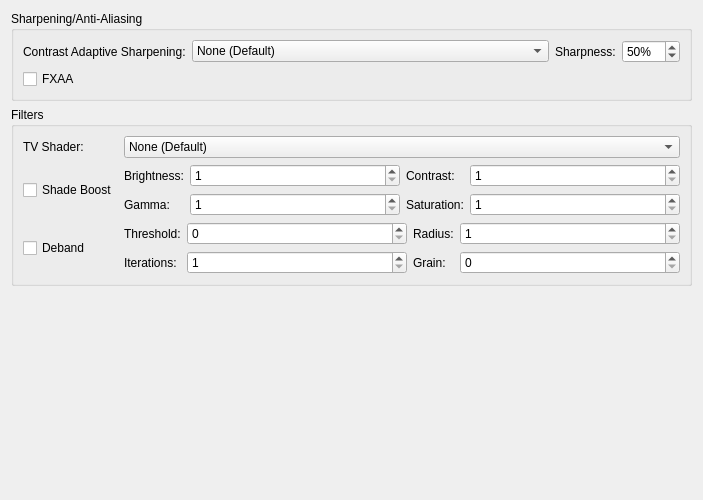
<?xml version="1.0" encoding="UTF-8"?>
<ui version="4.0">
 <class>GraphicsPostProcessingSettingsTab</class>
 <widget class="QWidget" name="GraphicsPostProcessingSettingsTab">
  <property name="geometry">
   <rect>
    <x>0</x>
    <y>0</y>
    <width>703</width>
    <height>500</height>
   </rect>
  </property>
  <property name="windowTitle">
   <string/>
  </property>
  <layout class="QVBoxLayout" name="verticalLayout">
   <item>
    <widget class="QGroupBox" name="sharpeningGroup">
     <property name="title">
      <string>Sharpening/Anti-Aliasing</string>
     </property>
     <layout class="QFormLayout" name="formLayout_2">
      <item row="0" column="0">
       <widget class="QLabel" name="casModeLabel">
        <property name="text">
         <string extracomment="You might find an official translation for this on AMD's website (Spanish version linked): https://www.amd.com/es/technologies/radeon-software-fidelityfx">Contrast Adaptive Sharpening:</string>
        </property>
        <property name="buddy">
         <cstring>casMode</cstring>
        </property>
       </widget>
      </item>
      <item row="0" column="1">
       <layout class="QHBoxLayout" name="casLayout" stretch="1,0">
        <item>
         <widget class="QComboBox" name="casMode">
          <property name="sizePolicy">
           <sizepolicy hsizetype="Ignored" vsizetype="Fixed">
            <horstretch>0</horstretch>
            <verstretch>0</verstretch>
           </sizepolicy>
          </property>
          <item>
           <property name="text">
            <string>None (Default)</string>
           </property>
          </item>
          <item>
           <property name="text">
            <string>Sharpen Only (Internal Resolution)</string>
           </property>
          </item>
          <item>
           <property name="text">
            <string>Sharpen and Resize (Display Resolution)</string>
           </property>
          </item>
         </widget>
        </item>
        <item>
         <layout class="QHBoxLayout" name="sharpnessLayout">
          <item>
           <widget class="QLabel" name="casSharpnessLabel">
            <property name="text">
             <string>Sharpness:</string>
            </property>
            <property name="buddy">
             <cstring>casSharpness</cstring>
            </property>
           </widget>
          </item>
          <item>
           <widget class="QSpinBox" name="casSharpness">
            <property name="suffix">
             <string extracomment="Percentage sign that will appear next to a number. Add a space or whatever is needed before depending on your language.">%</string>
            </property>
            <property name="maximum">
             <number>100</number>
            </property>
            <property name="value">
             <number>50</number>
            </property>
           </widget>
          </item>
         </layout>
        </item>
       </layout>
      </item>
      <item row="1" column="0" colspan="2">
       <widget class="QCheckBox" name="fxaa">
        <property name="text">
         <string>FXAA</string>
        </property>
       </widget>
      </item>
     </layout>
    </widget>
   </item>
   <item>
    <widget class="QGroupBox" name="filtersLayout">
     <property name="title">
      <string>Filters</string>
     </property>
     <layout class="QGridLayout" name="gridLayout_4">
      <item row="1" column="0">
       <widget class="QCheckBox" name="shadeBoost">
        <property name="text">
         <string>Shade Boost</string>
        </property>
       </widget>
      </item>
      <item row="1" column="1">
       <layout class="QGridLayout" name="gridLayout" columnstretch="0,1,0,1">
        <item row="0" column="0">
         <widget class="QLabel" name="brightnessLabel">
          <property name="text">
           <string>Brightness:</string>
          </property>
          <property name="buddy">
           <cstring>shadeBoostBrightness</cstring>
          </property>
         </widget>
        </item>
        <item row="0" column="3">
         <widget class="QSpinBox" name="shadeBoostContrast">
          <property name="minimum">
           <number>1</number>
          </property>
          <property name="maximum">
           <number>100</number>
          </property>
         </widget>
        </item>
        <item row="0" column="2">
         <widget class="QLabel" name="contrastLabel">
          <property name="text">
           <string>Contrast:</string>
          </property>
          <property name="buddy">
           <cstring>shadeBoostContrast</cstring>
          </property>
         </widget>
        </item>
        <item row="0" column="1">
         <widget class="QSpinBox" name="shadeBoostBrightness">
          <property name="minimum">
           <number>1</number>
          </property>
          <property name="maximum">
           <number>100</number>
          </property>
         </widget>
        </item>
        <item row="1" column="0">
         <widget class="QLabel" name="gammaLabel">
          <property name="text">
           <string>Gamma:</string>
          </property>
          <property name="buddy">
           <cstring>shadeBoostGamma</cstring>
          </property>
         </widget>
        </item>
        <item row="1" column="1">
         <widget class="QSpinBox" name="shadeBoostGamma">
          <property name="minimum">
           <number>1</number>
          </property>
          <property name="maximum">
           <number>100</number>
          </property>
         </widget>
        </item>
        <item row="1" column="2">
         <widget class="QLabel" name="saturationLabel">
          <property name="text">
           <string>Saturation:</string>
          </property>
          <property name="buddy">
           <cstring>shadeBoostSaturation</cstring>
          </property>
         </widget>
        </item>
        <item row="1" column="3">
         <widget class="QSpinBox" name="shadeBoostSaturation">
          <property name="minimum">
           <number>1</number>
          </property>
          <property name="maximum">
           <number>100</number>
          </property>
         </widget>
        </item>
       </layout>
      </item>
      <item row="2" column="0">
       <widget class="QCheckBox" name="deband">
        <property name="text">
         <string>Deband</string>
        </property>
       </widget>
      </item>
      <item row="2" column="1">
       <layout class="QGridLayout" name="gridLayoutDeband" columnstretch="0,1,0,1">
        <item row="0" column="0">
         <widget class="QLabel" name="debandThresholdLabel">
          <property name="text">
           <string>Threshold:</string>
          </property>
          <property name="buddy">
           <cstring>debandThreshold</cstring>
          </property>
         </widget>
        </item>
        <item row="0" column="1">
         <widget class="QSpinBox" name="debandThreshold">
          <property name="minimum">
           <number>0</number>
          </property>
          <property name="maximum">
           <number>100</number>
          </property>
         </widget>
        </item>
        <item row="0" column="2">
         <widget class="QLabel" name="debandRadiusLabel">
          <property name="text">
           <string>Radius:</string>
          </property>
          <property name="buddy">
           <cstring>debandRadius</cstring>
          </property>
         </widget>
        </item>
        <item row="0" column="3">
         <widget class="QSpinBox" name="debandRadius">
          <property name="minimum">
           <number>1</number>
          </property>
          <property name="maximum">
           <number>64</number>
          </property>
         </widget>
        </item>
        <item row="1" column="0">
         <widget class="QLabel" name="debandIterationsLabel">
          <property name="text">
           <string>Iterations:</string>
          </property>
          <property name="buddy">
           <cstring>debandIterations</cstring>
          </property>
         </widget>
        </item>
        <item row="1" column="1">
         <widget class="QSpinBox" name="debandIterations">
          <property name="minimum">
           <number>1</number>
          </property>
          <property name="maximum">
           <number>8</number>
          </property>
         </widget>
        </item>
        <item row="1" column="2">
         <widget class="QLabel" name="debandGrainLabel">
          <property name="text">
           <string>Grain:</string>
          </property>
          <property name="buddy">
           <cstring>debandGrain</cstring>
          </property>
         </widget>
        </item>
        <item row="1" column="3">
         <widget class="QSpinBox" name="debandGrain">
          <property name="minimum">
           <number>0</number>
          </property>
          <property name="maximum">
           <number>100</number>
          </property>
         </widget>
        </item>
       </layout>
      </item>
      <item row="0" column="0">
       <widget class="QLabel" name="tvShaderLabel">
        <property name="text">
         <string>TV Shader:</string>
        </property>
        <property name="buddy">
         <cstring>tvShader</cstring>
        </property>
       </widget>
      </item>
      <item row="0" column="1">
       <widget class="QComboBox" name="tvShader">
        <item>
         <property name="text">
          <string>None (Default)</string>
         </property>
        </item>
        <item>
         <property name="text">
          <string>Scanline Filter</string>
         </property>
        </item>
        <item>
         <property name="text">
          <string>Diagonal Filter</string>
         </property>
        </item>
        <item>
         <property name="text">
          <string>Triangular Filter</string>
         </property>
        </item>
        <item>
         <property name="text">
          <string>Wave Filter</string>
         </property>
        </item>
        <item>
         <property name="text">
          <string extracomment="Lottes = Timothy Lottes, the creator of the shader filter. Leave as-is. CRT= Cathode Ray Tube, an old type of television technology.">Lottes CRT</string>
         </property>
        </item>
        <item>
         <property name="text">
          <string>4xRGSS downsampling (4x Rotated Grid SuperSampling)</string>
         </property>
        </item>
        <item>
         <property name="text">
          <string>NxAGSS downsampling (Nx Automatic Grid SuperSampling)</string>
         </property>
        </item>
       </widget>
      </item>
     </layout>
    </widget>
   </item>
   <item>
    <spacer name="verticalSpacer">
     <property name="orientation">
      <enum>Qt::Orientation::Vertical</enum>
     </property>
     <property name="sizeHint" stdset="0">
      <size>
       <width>20</width>
       <height>0</height>
      </size>
     </property>
    </spacer>
   </item>
  </layout>
 </widget>
 <tabstops>
  <tabstop>casMode</tabstop>
  <tabstop>casSharpness</tabstop>
  <tabstop>fxaa</tabstop>
  <tabstop>tvShader</tabstop>
  <tabstop>shadeBoost</tabstop>
  <tabstop>shadeBoostBrightness</tabstop>
  <tabstop>shadeBoostContrast</tabstop>
  <tabstop>shadeBoostGamma</tabstop>
  <tabstop>shadeBoostSaturation</tabstop>
  <tabstop>deband</tabstop>
  <tabstop>debandThreshold</tabstop>
  <tabstop>debandRadius</tabstop>
  <tabstop>debandIterations</tabstop>
  <tabstop>debandGrain</tabstop>
 </tabstops>
 <resources/>
 <connections/>
</ui>
